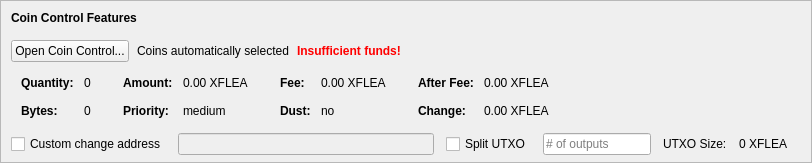
    <widget class="QFrame" name="frameCoinControl">
     <property name="sizePolicy">
      <sizepolicy hsizetype="Expanding" vsizetype="Expanding">
       <horstretch>0</horstretch>
       <verstretch>0</verstretch>
      </sizepolicy>
     </property>
     <property name="maximumSize">
      <size>
       <width>16777215</width>
       <height>16777215</height>
      </size>
     </property>
     <property name="frameShape">
      <enum>QFrame::StyledPanel</enum>
     </property>
     <property name="frameShadow">
      <enum>QFrame::Sunken</enum>
     </property>
     <layout class="QVBoxLayout" name="verticalLayoutCoinControl2">
      <property name="spacing">
       <number>0</number>
      </property>
      <property name="leftMargin">
       <number>0</number>
      </property>
      <property name="topMargin">
       <number>0</number>
      </property>
      <property name="rightMargin">
       <number>0</number>
      </property>
      <property name="bottomMargin">
       <number>6</number>
      </property>
      <item>
       <layout class="QVBoxLayout" name="verticalLayoutCoinControl" stretch="0,0,0,0,1">
        <property name="spacing">
         <number>0</number>
        </property>
        <property name="leftMargin">
         <number>10</number>
        </property>
        <property name="topMargin">
         <number>10</number>
        </property>
        <item>
         <layout class="QHBoxLayout" name="horizontalLayoutCoinControl1">
          <property name="bottomMargin">
           <number>15</number>
          </property>
          <item>
           <widget class="QLabel" name="labelCoinControlFeatures">
            <property name="sizePolicy">
             <sizepolicy hsizetype="Preferred" vsizetype="Maximum">
              <horstretch>0</horstretch>
              <verstretch>0</verstretch>
             </sizepolicy>
            </property>
            <property name="font">
             <font>
              <weight>75</weight>
              <bold>true</bold>
             </font>
            </property>
            <property name="styleSheet">
             <string notr="true">font-weight:bold;</string>
            </property>
            <property name="text">
             <string>Coin Control Features</string>
            </property>
           </widget>
          </item>
         </layout>
        </item>
        <item>
         <layout class="QHBoxLayout" name="horizontalLayoutCoinControl2" stretch="0,0,0,0">
          <property name="spacing">
           <number>8</number>
          </property>
          <property name="bottomMargin">
           <number>10</number>
          </property>
          <item>
           <widget class="QPushButton" name="pushButtonCoinControl">
            <property name="styleSheet">
             <string notr="true"/>
            </property>
            <property name="text">
             <string>Open Coin Control...</string>
            </property>
            <property name="autoDefault">
             <bool>false</bool>
            </property>
           </widget>
          </item>
          <item>
           <widget class="QLabel" name="labelCoinControlAutomaticallySelected">
            <property name="text">
             <string>Coins automatically selected</string>
            </property>
            <property name="margin">
             <number>5</number>
            </property>
           </widget>
          </item>
          <item>
           <widget class="QLabel" name="labelCoinControlInsuffFunds">
            <property name="font">
             <font>
              <weight>75</weight>
              <bold>true</bold>
             </font>
            </property>
            <property name="styleSheet">
             <string notr="true">color:red;font-weight:bold;</string>
            </property>
            <property name="text">
             <string>Insufficient funds!</string>
            </property>
            <property name="margin">
             <number>5</number>
            </property>
           </widget>
          </item>
          <item>
           <spacer name="horizontalSpacerCoinControl">
            <property name="orientation">
             <enum>Qt::Horizontal</enum>
            </property>
            <property name="sizeHint" stdset="0">
             <size>
              <width>40</width>
              <height>1</height>
             </size>
            </property>
           </spacer>
          </item>
         </layout>
        </item>
        <item>
         <widget class="QWidget" name="widgetCoinControl" native="true">
          <property name="sizePolicy">
           <sizepolicy hsizetype="Preferred" vsizetype="Preferred">
            <horstretch>0</horstretch>
            <verstretch>0</verstretch>
           </sizepolicy>
          </property>
          <property name="minimumSize">
           <size>
            <width>0</width>
            <height>0</height>
           </size>
          </property>
          <property name="styleSheet">
           <string notr="true"/>
          </property>
          <layout class="QHBoxLayout" name="horizontalLayoutCoinControl5">
           <property name="leftMargin">
            <number>0</number>
           </property>
           <property name="topMargin">
            <number>0</number>
           </property>
           <property name="rightMargin">
            <number>0</number>
           </property>
           <property name="bottomMargin">
            <number>0</number>
           </property>
           <item>
            <layout class="QHBoxLayout" name="horizontalLayoutCoinControl3" stretch="0,0,0,1">
             <property name="spacing">
              <number>20</number>
             </property>
             <property name="topMargin">
              <number>0</number>
             </property>
             <property name="bottomMargin">
              <number>10</number>
             </property>
             <item>
              <layout class="QFormLayout" name="formLayoutCoinControl1">
               <property name="horizontalSpacing">
                <number>10</number>
               </property>
               <property name="verticalSpacing">
                <number>14</number>
               </property>
               <property name="leftMargin">
                <number>10</number>
               </property>
               <property name="topMargin">
                <number>4</number>
               </property>
               <property name="rightMargin">
                <number>6</number>
               </property>
               <item row="0" column="0">
                <widget class="QLabel" name="labelCoinControlQuantityText">
                 <property name="font">
                  <font>
                   <weight>75</weight>
                   <bold>true</bold>
                  </font>
                 </property>
                 <property name="text">
                  <string>Quantity:</string>
                 </property>
                 <property name="margin">
                  <number>0</number>
                 </property>
                </widget>
               </item>
               <item row="0" column="1">
                <widget class="QLabel" name="labelCoinControlQuantity">
                 <property name="cursor">
                  <cursorShape>IBeamCursor</cursorShape>
                 </property>
                 <property name="contextMenuPolicy">
                  <enum>Qt::ActionsContextMenu</enum>
                 </property>
                 <property name="text">
                  <string notr="true">0</string>
                 </property>
                 <property name="margin">
                  <number>0</number>
                 </property>
                 <property name="textInteractionFlags">
                  <set>Qt::LinksAccessibleByMouse|Qt::TextSelectableByKeyboard|Qt::TextSelectableByMouse</set>
                 </property>
                </widget>
               </item>
               <item row="1" column="0">
                <widget class="QLabel" name="labelCoinControlBytesText">
                 <property name="font">
                  <font>
                   <weight>75</weight>
                   <bold>true</bold>
                  </font>
                 </property>
                 <property name="text">
                  <string>Bytes:</string>
                 </property>
                </widget>
               </item>
               <item row="1" column="1">
                <widget class="QLabel" name="labelCoinControlBytes">
                 <property name="cursor">
                  <cursorShape>IBeamCursor</cursorShape>
                 </property>
                 <property name="contextMenuPolicy">
                  <enum>Qt::ActionsContextMenu</enum>
                 </property>
                 <property name="text">
                  <string notr="true">0</string>
                 </property>
                 <property name="textInteractionFlags">
                  <set>Qt::LinksAccessibleByMouse|Qt::TextSelectableByKeyboard|Qt::TextSelectableByMouse</set>
                 </property>
                </widget>
               </item>
              </layout>
             </item>
             <item>
              <layout class="QFormLayout" name="formLayoutCoinControl2">
               <property name="horizontalSpacing">
                <number>10</number>
               </property>
               <property name="verticalSpacing">
                <number>14</number>
               </property>
               <property name="leftMargin">
                <number>6</number>
               </property>
               <property name="topMargin">
                <number>4</number>
               </property>
               <property name="rightMargin">
                <number>6</number>
               </property>
               <item row="0" column="0">
                <widget class="QLabel" name="labelCoinControlAmountText">
                 <property name="font">
                  <font>
                   <weight>75</weight>
                   <bold>true</bold>
                  </font>
                 </property>
                 <property name="text">
                  <string>Amount:</string>
                 </property>
                 <property name="margin">
                  <number>0</number>
                 </property>
                </widget>
               </item>
               <item row="0" column="1">
                <widget class="QLabel" name="labelCoinControlAmount">
                 <property name="cursor">
                  <cursorShape>IBeamCursor</cursorShape>
                 </property>
                 <property name="contextMenuPolicy">
                  <enum>Qt::ActionsContextMenu</enum>
                 </property>
                 <property name="text">
                  <string notr="true">0.00 XFLEA</string>
                 </property>
                 <property name="textInteractionFlags">
                  <set>Qt::LinksAccessibleByMouse|Qt::TextSelectableByKeyboard|Qt::TextSelectableByMouse</set>
                 </property>
                </widget>
               </item>
               <item row="1" column="0">
                <widget class="QLabel" name="labelCoinControlPriorityText">
                 <property name="font">
                  <font>
                   <weight>75</weight>
                   <bold>true</bold>
                  </font>
                 </property>
                 <property name="text">
                  <string>Priority:</string>
                 </property>
                </widget>
               </item>
               <item row="1" column="1">
                <widget class="QLabel" name="labelCoinControlPriority">
                 <property name="cursor">
                  <cursorShape>IBeamCursor</cursorShape>
                 </property>
                 <property name="contextMenuPolicy">
                  <enum>Qt::ActionsContextMenu</enum>
                 </property>
                 <property name="text">
                  <string>medium</string>
                 </property>
                 <property name="textInteractionFlags">
                  <set>Qt::LinksAccessibleByMouse|Qt::TextSelectableByKeyboard|Qt::TextSelectableByMouse</set>
                 </property>
                </widget>
               </item>
              </layout>
             </item>
             <item>
              <layout class="QFormLayout" name="formLayoutCoinControl3">
               <property name="horizontalSpacing">
                <number>10</number>
               </property>
               <property name="verticalSpacing">
                <number>14</number>
               </property>
               <property name="leftMargin">
                <number>6</number>
               </property>
               <property name="topMargin">
                <number>4</number>
               </property>
               <property name="rightMargin">
                <number>6</number>
               </property>
               <item row="0" column="0">
                <widget class="QLabel" name="labelCoinControlFeeText">
                 <property name="font">
                  <font>
                   <weight>75</weight>
                   <bold>true</bold>
                  </font>
                 </property>
                 <property name="text">
                  <string>Fee:</string>
                 </property>
                 <property name="margin">
                  <number>0</number>
                 </property>
                </widget>
               </item>
               <item row="0" column="1">
                <widget class="QLabel" name="labelCoinControlFee">
                 <property name="cursor">
                  <cursorShape>IBeamCursor</cursorShape>
                 </property>
                 <property name="contextMenuPolicy">
                  <enum>Qt::ActionsContextMenu</enum>
                 </property>
                 <property name="text">
                  <string notr="true">0.00 XFLEA</string>
                 </property>
                 <property name="textInteractionFlags">
                  <set>Qt::LinksAccessibleByMouse|Qt::TextSelectableByKeyboard|Qt::TextSelectableByMouse</set>
                 </property>
                </widget>
               </item>
               <item row="1" column="0">
                <widget class="QLabel" name="labelCoinControlLowOutputText">
                 <property name="font">
                  <font>
                   <weight>75</weight>
                   <bold>true</bold>
                  </font>
                 </property>
                 <property name="text">
                  <string>Dust:</string>
                 </property>
                </widget>
               </item>
               <item row="1" column="1">
                <widget class="QLabel" name="labelCoinControlLowOutput">
                 <property name="cursor">
                  <cursorShape>IBeamCursor</cursorShape>
                 </property>
                 <property name="contextMenuPolicy">
                  <enum>Qt::ActionsContextMenu</enum>
                 </property>
                 <property name="text">
                  <string>no</string>
                 </property>
                 <property name="textInteractionFlags">
                  <set>Qt::LinksAccessibleByMouse|Qt::TextSelectableByKeyboard|Qt::TextSelectableByMouse</set>
                 </property>
                </widget>
               </item>
              </layout>
             </item>
             <item>
              <layout class="QFormLayout" name="formLayoutCoinControl4">
               <property name="horizontalSpacing">
                <number>10</number>
               </property>
               <property name="verticalSpacing">
                <number>14</number>
               </property>
               <property name="leftMargin">
                <number>6</number>
               </property>
               <property name="topMargin">
                <number>4</number>
               </property>
               <property name="rightMargin">
                <number>6</number>
               </property>
               <item row="0" column="0">
                <widget class="QLabel" name="labelCoinControlAfterFeeText">
                 <property name="font">
                  <font>
                   <weight>75</weight>
                   <bold>true</bold>
                  </font>
                 </property>
                 <property name="text">
                  <string>After Fee:</string>
                 </property>
                 <property name="margin">
                  <number>0</number>
                 </property>
                </widget>
               </item>
               <item row="0" column="1">
                <widget class="QLabel" name="labelCoinControlAfterFee">
                 <property name="cursor">
                  <cursorShape>IBeamCursor</cursorShape>
                 </property>
                 <property name="contextMenuPolicy">
                  <enum>Qt::ActionsContextMenu</enum>
                 </property>
                 <property name="text">
                  <string notr="true">0.00 XFLEA</string>
                 </property>
                 <property name="textInteractionFlags">
                  <set>Qt::LinksAccessibleByMouse|Qt::TextSelectableByKeyboard|Qt::TextSelectableByMouse</set>
                 </property>
                </widget>
               </item>
               <item row="1" column="0">
                <widget class="QLabel" name="labelCoinControlChangeText">
                 <property name="font">
                  <font>
                   <weight>75</weight>
                   <bold>true</bold>
                  </font>
                 </property>
                 <property name="text">
                  <string>Change:</string>
                 </property>
                </widget>
               </item>
               <item row="1" column="1">
                <widget class="QLabel" name="labelCoinControlChange">
                 <property name="cursor">
                  <cursorShape>IBeamCursor</cursorShape>
                 </property>
                 <property name="contextMenuPolicy">
                  <enum>Qt::ActionsContextMenu</enum>
                 </property>
                 <property name="text">
                  <string notr="true">0.00 XFLEA</string>
                 </property>
                 <property name="textInteractionFlags">
                  <set>Qt::LinksAccessibleByMouse|Qt::TextSelectableByKeyboard|Qt::TextSelectableByMouse</set>
                 </property>
                </widget>
               </item>
              </layout>
             </item>
            </layout>
           </item>
          </layout>
         </widget>
        </item>
        <item>
         <layout class="QHBoxLayout" name="horizontalLayoutCoinControl4" stretch="0,0,0,0,0,0,0">
          <property name="spacing">
           <number>12</number>
          </property>
          <property name="sizeConstraint">
           <enum>QLayout::SetDefaultConstraint</enum>
          </property>
          <property name="topMargin">
           <number>5</number>
          </property>
          <property name="rightMargin">
           <number>5</number>
          </property>
          <item>
           <widget class="QCheckBox" name="checkBoxCoinControlChange">
            <property name="toolTip">
             <string>If this is activated, but the change address is empty or invalid, change will be sent to a newly generated address.</string>
            </property>
            <property name="text">
             <string>Custom change address</string>
            </property>
           </widget>
          </item>
          <item>
           <widget class="QValidatedLineEdit" name="lineEditCoinControlChange">
            <property name="enabled">
             <bool>false</bool>
            </property>
            <property name="sizePolicy">
             <sizepolicy hsizetype="Expanding" vsizetype="Fixed">
              <horstretch>0</horstretch>
              <verstretch>0</verstretch>
             </sizepolicy>
            </property>
           </widget>
          </item>
          <item>
           <widget class="QCheckBox" name="splitBlockCheckBox">
            <property name="text">
             <string>Split UTXO</string>
            </property>
           </widget>
          </item>
          <item>
           <widget class="QLineEdit" name="splitBlockLineEdit">
            <property name="sizePolicy">
             <sizepolicy hsizetype="Fixed" vsizetype="Fixed">
              <horstretch>50</horstretch>
              <verstretch>0</verstretch>
             </sizepolicy>
            </property>
            <property name="placeholderText">
             <string># of outputs</string>
            </property>
           </widget>
          </item>
          <item>
           <widget class="QLabel" name="labelBlockSizeText">
            <property name="text">
             <string>UTXO Size:</string>
            </property>
           </widget>
          </item>
          <item>
           <widget class="QLabel" name="labelBlockSize">
            <property name="text">
             <string>0 XFLEA</string>
            </property>
           </widget>
          </item>
          <item>
           <widget class="QLabel" name="labelCoinControlChangeLabel">
            <property name="sizePolicy">
             <sizepolicy hsizetype="Preferred" vsizetype="Expanding">
              <horstretch>0</horstretch>
              <verstretch>0</verstretch>
             </sizepolicy>
            </property>
            <property name="minimumSize">
             <size>
              <width>0</width>
              <height>0</height>
             </size>
            </property>
            <property name="text">
             <string/>
            </property>
            <property name="margin">
             <number>3</number>
            </property>
           </widget>
          </item>
         </layout>
        </item>
        <item>
         <spacer name="verticalSpacerCoinControl">
          <property name="orientation">
           <enum>Qt::Vertical</enum>
          </property>
          <property name="sizeHint" stdset="0">
           <size>
            <width>800</width>
            <height>1</height>
           </size>
          </property>
         </spacer>
        </item>
       </layout>
      </item>
     </layout>
    </widget>
